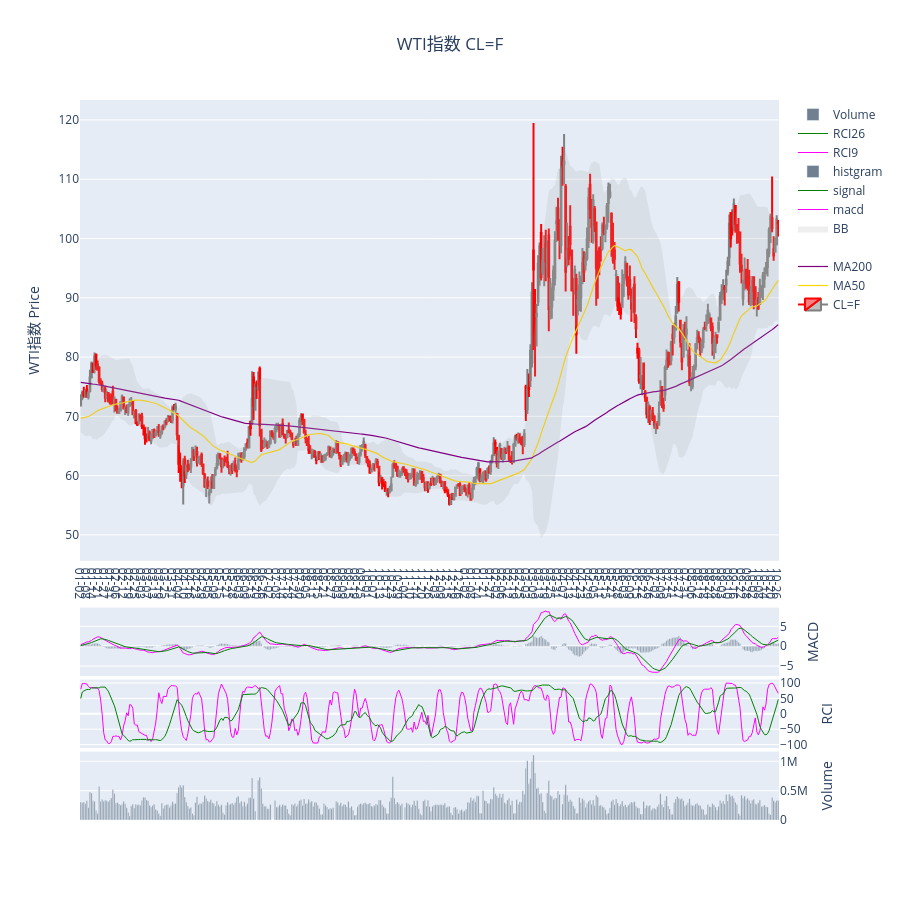

Source (notebook cell):
### Markdown cell above
### WTI

### Code cell
name = "WTI指数"
start = dt.datetime(2025, 1, 1).strftime("%Y-%m-%d")
# グラフ領域の作成
fig = stock_prices_and_oil_prices(
    code=wti,
    name=name,
    start=start,
    end=end,
    df_sp=None,
    df_wti=None
)
fig.show()

### Figure 1 — Plotly figure (JSON) as saved in the notebook; plotly's stock layout.template omitted (floating-point values rounded to 4 significant figures; data arrays with more than 128 entries replaced by an {"elided": "..."} marker saying what was removed)
{"data": [{"close": {"elided": "457 float values"}, "decreasing": {"line": {"color": "gray"}}, "high": {"elided": "457 float values"}, "increasing": {"line": {"color": "red"}}, "low": {"elided": "457 float values"}, "name": "CL=F", "open": {"elided": "457 float values"}, "type": "candlestick", "x": {"elided": "457 str values"}, "yaxis": "y"}, {"line": {"color": "gold", "width": 1.2}, "name": "MA50", "type": "scatter", "x": {"elided": "457 str values"}, "y": {"elided": "457 float values"}, "yaxis": "y"}, {"line": {"color": "purple", "width": 1.2}, "name": "MA200", "type": "scatter", "x": {"elided": "457 str values"}, "y": {"elided": "457 float values"}, "yaxis": "y"}, {"line": {"color": "lavender", "width": 0}, "name": "", "type": "scatter", "x": {"elided": "457 str values"}, "y": {"elided": "457 float values"}, "yaxis": "y"}, {"fill": "tonexty", "fillcolor": "rgba(170,170,170,.2)", "line": {"color": "lavender", "width": 0}, "name": "BB", "type": "scatter", "x": {"elided": "457 str values"}, "y": {"elided": "457 float values"}, "yaxis": "y"}, {"line": {"color": "magenta", "width": 1}, "name": "macd", "type": "scatter", "x": {"elided": "457 str values"}, "y": {"elided": "457 float values"}, "yaxis": "y3"}, {"line": {"color": "green", "width": 1}, "name": "signal", "type": "scatter", "x": {"elided": "457 str values"}, "y": {"elided": "457 float values"}, "yaxis": "y3"}, {"marker": {"color": "slategray"}, "name": "histgram", "type": "bar", "x": {"elided": "457 str values"}, "y": {"elided": "457 float values"}, "yaxis": "y3"}, {"line": {"color": "magenta", "width": 1}, "name": "RCI9", "type": "scatter", "x": {"elided": "457 str values"}, "y": {"elided": "457 float values"}, "yaxis": "y4"}, {"line": {"color": "green", "width": 1}, "name": "RCI26", "type": "scatter", "x": {"elided": "457 str values"}, "y": {"elided": "457 float values"}, "yaxis": "y4"}, {"marker": {"color": "slategray"}, "name": "Volume", "type": "bar", "x": {"elided": "457 str values"}, "y": {"elided": "457 int values"}, "yaxis": "y5"}], "layout": {"height": 900, "plot_bgcolor": "light blue", "title": {"text": "WTI指数 CL=F", "x": 0.5}, "xaxis": {"rangeslider": {"visible": false}, "ticktext": ["01-02", "01-08", "01-14", "01-21", "01-27", "01-31", "02-06", "02-12", "02-19", "02-25", "03-03", "03-07", "03-13", "03-19", "03-25", "03-31", "04-04", "04-10", "04-16", "04-23", "04-29", "05-05", "05-09", "05-15", "05-21", "05-28", "06-03", "06-09", "06-13", "06-20", "06-26", "07-02", "07-08", "07-14", "07-18", "07-24", "07-30", "08-05", "08-11", "08-15", "08-21", "08-27", "09-03", "09-09", "09-15", "09-19", "09-25", "10-01", "10-07", "10-13", "10-17", "10-23", "10-29", "11-04", "11-10", "11-14", "11-20", "11-26", "12-03", "12-09", "12-15", "12-19", "12-26", "01-02", "01-08", "01-14", "01-21", "01-27", "02-02", "02-06", "02-12", "02-19", "02-25", "03-03", "03-09", "03-13", "03-19", "03-25", "03-31", "04-07", "04-13", "04-17", "04-23", "04-29", "05-05", "05-11", "05-15", "05-21", "05-28", "06-03", "06-09", "06-15", "06-22", "06-26", "07-02", "07-09", "07-15", "07-21", "07-27", "07-31", "08-06", "08-12", "08-18", "08-24", "08-28", "09-03", "09-10", "09-16", "09-22", "09-28", "10-02", "10-08", "10-14", "10-20", "10-26"], "tickvals": ["2025-01-02T00:00:00.000000", "2025-01-08T00:00:00.000000", "2025-01-14T00:00:00.000000", "2025-01-21T00:00:00.000000", "2025-01-27T00:00:00.000000", "2025-01-31T00:00:00.000000", "2025-02-06T00:00:00.000000", "2025-02-12T00:00:00.000000", "2025-02-19T00:00:00.000000", "2025-02-25T00:00:00.000000", "2025-03-03T00:00:00.000000", "2025-03-07T00:00:00.000000", "2025-03-13T00:00:00.000000", "2025-03-19T00:00:00.000000", "2025-03-25T00:00:00.000000", "2025-03-31T00:00:00.000000", "2025-04-04T00:00:00.000000", "2025-04-10T00:00:00.000000", "2025-04-16T00:00:00.000000", "2025-04-23T00:00:00.000000", "2025-04-29T00:00:00.000000", "2025-05-05T00:00:00.000000", "2025-05-09T00:00:00.000000", "2025-05-15T00:00:00.000000", "2025-05-21T00:00:00.000000", "2025-05-28T00:00:00.000000", "2025-06-03T00:00:00.000000", "2025-06-09T00:00:00.000000", "2025-06-13T00:00:00.000000", "2025-06-20T00:00:00.000000", "2025-06-26T00:00:00.000000", "2025-07-02T00:00:00.000000", "2025-07-08T00:00:00.000000", "2025-07-14T00:00:00.000000", "2025-07-18T00:00:00.000000", "2025-07-24T00:00:00.000000", "2025-07-30T00:00:00.000000", "2025-08-05T00:00:00.000000", "2025-08-11T00:00:00.000000", "2025-08-15T00:00:00.000000", "2025-08-21T00:00:00.000000", "2025-08-27T00:00:00.000000", "2025-09-03T00:00:00.000000", "2025-09-09T00:00:00.000000", "2025-09-15T00:00:00.000000", "2025-09-19T00:00:00.000000", "2025-09-25T00:00:00.000000", "2025-10-01T00:00:00.000000", "2025-10-07T00:00:00.000000", "2025-10-13T00:00:00.000000", "2025-10-17T00:00:00.000000", "2025-10-23T00:00:00.000000", "2025-10-29T00:00:00.000000", "2025-11-04T00:00:00.000000", "2025-11-10T00:00:00.000000", "2025-11-14T00:00:00.000000", "2025-11-20T00:00:00.000000", "2025-11-26T00:00:00.000000", "2025-12-03T00:00:00.000000", "2025-12-09T00:00:00.000000", "2025-12-15T00:00:00.000000", "2025-12-19T00:00:00.000000", "2025-12-26T00:00:00.000000", "2026-01-02T00:00:00.000000", "2026-01-08T00:00:00.000000", "2026-01-14T00:00:00.000000", "2026-01-21T00:00:00.000000", "2026-01-27T00:00:00.000000", "2026-02-02T00:00:00.000000", "2026-02-06T00:00:00.000000", "2026-02-12T00:00:00.000000", "2026-02-19T00:00:00.000000", "2026-02-25T00:00:00.000000", "2026-03-03T00:00:00.000000", "2026-03-09T00:00:00.000000", "2026-03-13T00:00:00.000000", "2026-03-19T00:00:00.000000", "2026-03-25T00:00:00.000000", "2026-03-31T00:00:00.000000", "2026-04-07T00:00:00.000000", "2026-04-13T00:00:00.000000", "2026-04-17T00:00:00.000000", "2026-04-23T00:00:00.000000", "2026-04-29T00:00:00.000000", "2026-05-05T00:00:00.000000", "2026-05-11T00:00:00.000000", "2026-05-15T00:00:00.000000", "2026-05-21T00:00:00.000000", "2026-05-28T00:00:00.000000", "2026-06-03T00:00:00.000000", "2026-06-09T00:00:00.000000", "2026-06-15T00:00:00.000000", "2026-06-22T00:00:00.000000", "2026-06-26T00:00:00.000000", "2026-07-02T00:00:00.000000", "2026-07-09T00:00:00.000000", "2026-07-15T00:00:00.000000", "2026-07-21T00:00:00.000000", "2026-07-27T00:00:00.000000", "2026-07-31T00:00:00.000000", "2026-08-06T00:00:00.000000", "2026-08-12T00:00:00.000000", "2026-08-18T00:00:00.000000", "2026-08-24T00:00:00.000000", "2026-08-28T00:00:00.000000", "2026-09-03T00:00:00.000000", "2026-09-10T00:00:00.000000", "2026-09-16T00:00:00.000000", "2026-09-22T00:00:00.000000", "2026-09-28T00:00:00.000000", "2026-10-02T00:00:00.000000", "2026-10-08T00:00:00.000000", "2026-10-14T00:00:00.000000", "2026-10-20T00:00:00.000000", "2026-10-26T00:00:00.000000"], "type": "category"}, "yaxis": {"domain": [0.36, 1], "side": "left", "tickformat": ",", "title": {"text": "WTI指数 Price"}}, "yaxis2": {"domain": [0.3, 0.36], "overlaying": "y", "side": "right", "title": {"text": "SP500 / WTI"}}, "yaxis3": {"domain": [0.2, 0.295], "side": "right", "title": {"text": "MACD"}}, "yaxis4": {"domain": [0.1, 0.195], "side": "right", "title": {"text": "RCI"}}, "yaxis5": {"domain": [0, 0.095], "side": "right", "title": {"text": "Volume"}}}}
